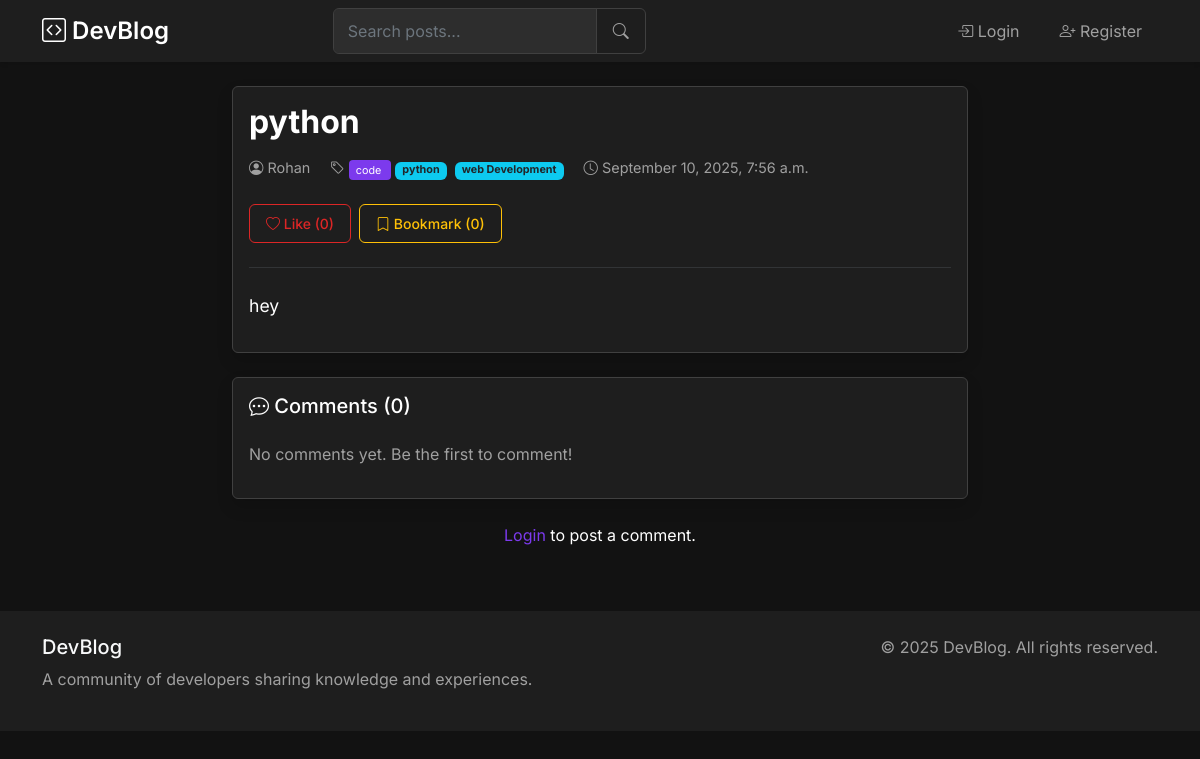
Screenshot of /post/9/ with the database file from the repository.
### blogs/models.py (models this page shows, shortened)
class Post(models.Model):
    title = models.CharField(max_length=200)
    content = models.TextField()
    author = models.ForeignKey(User, on_delete=models.CASCADE)
    category = models.ForeignKey(Category, on_delete=models.SET_NULL, null=True)
    tags = models.ManyToManyField('Tag', blank=True, related_name='posts')
    created_at = models.DateTimeField(auto_now_add=True)
    updated_at = models.DateTimeField(auto_now=True)
    excerpt = models.TextField(blank=True, null=True)  # Short preview text
    featured_image = models.ImageField(
        upload_to="posts/",
        blank=True,
        null=True,
        help_text="Cover image for your post"
    )
    likes = models.ManyToManyField(
        User,
        related_name="liked_posts",
        blank=True
    )
    bookmarks = models.ManyToManyField(
        User,
        related_name="bookmarked_posts",
        blank=True
    )
    def total_likes(self):
        return self.likes.count()
    def total_bookmarks(self):
        return self.bookmarks.count()

class Category(models.Model):
    name = models.CharField(max_length=50)
    slug = models.SlugField(unique=True, blank=True)

class Tag(models.Model):
    name = models.CharField(max_length=30, unique=True)
    slug = models.SlugField(unique=True, blank=True)

### blogs/views.py (the view)
# urls.py: path('post/<int:pk>/', views.post_detail, name='post_detail'),
def post_detail(request, pk):
    post = get_object_or_404(Post, pk=pk)
    comments = post.comments.all()
    if request.method == "POST":
        form = CommentForm(request.POST)
        if form.is_valid():
            comment = form.save(commit=False)
            comment.post = post
            comment.user = request.user
            comment.save()
            return redirect('post_detail', pk=post.pk)
    else:
        form = CommentForm()
    return render(request, 'blogs/post_detail.html', {
        'post': post,
        'comments': comments,
        'form': form
    })

### blogs/forms.py
class CommentForm(forms.ModelForm):
    class Meta:
        model = Comment
        fields = ['content']

### blogs/templates/blogs/post_detail.html (shortened to what this page needs)
{% extends 'blogs/base.html' %}
{% load widget_tweaks %}
{% block content %}
<div class="row justify-content-center">
    <div class="col-md-8">
        <div class="card shadow mb-4 post-detail">
            <div class="card-body">
                <div class="d-flex justify-content-between align-items-start mb-3">
                    <h2 class="card-title h1 mb-0">{{ post.title }}</h2>
                </div>
                <div class="post-meta mb-4">
                    <span class="me-3">
                        <i class="bi bi-person-circle"></i> {{ post.author.username }}
                    </span>
                    <span class="me-3">
                        <i class="bi bi-tag"></i>
                        <a href="{% url 'category_posts' post.category.slug %}" class="badge-category">
                            {{ post.category.name }}
                        </a>
                        {% if post.tags.all %}
                            {% for tag in post.tags.all %}
                                <span class="badge bg-info text-dark ms-1">{{ tag.name }}</span>
                            {% endfor %}
                        {% endif %}
                    </span>
                    <span>
                        <i class="bi bi-clock"></i> {{ post.created_at|date:"F j, Y, P" }}
                    </span>
                </div>
                <div class="d-flex gap-2 mb-3">
                    <form method="POST" action="{% url 'toggle_like' post.pk %}">
                        <button type="submit" class="btn btn-sm {% if user in post.likes.all %}btn-danger{% else %}btn-outline-danger{% endif %}">
                            <i class="bi bi-heart"></i> Like ({{ post.total_likes }})
                        </button>
                    </form>
                    <form method="POST" action="{% url 'toggle_bookmark' post.pk %}">
                        <button type="submit" class="btn btn-sm {% if user in post.bookmarks.all %}btn-warning{% else %}btn-outline-warning{% endif %}">
                            <i class="bi bi-bookmark"></i> Bookmark ({{ post.total_bookmarks }})
                        </button>
                    </form>
                </div>
                <hr class="border-secondary">
                <div class="post-content">
                    {{ post.content|linebreaks }}
                </div>
            </div>
        </div>
        <div class="card shadow mb-4">
            <div class="card-body">
                <h3 class="card-title h5 mb-4">
                    <i class="bi bi-chat-dots"></i> Comments ({{ comments.count }})
                </h3>
                {% if comments %}
                    {% for comment in comments %}
                        <div class="comment mb-3 p-3 border rounded">
                            <div class="d-flex justify-content-between align-items-start">
                                <div class="comment-header">
                                    <strong class="text-light">{{ comment.user.username }}</strong>
                                    <small class="text-muted ms-2">
                                        <i class="bi bi-clock"></i> {{ comment.created_at|date:"F j, Y, P" }}
                                    </small>
                                </div>
                                {% if user == comment.user %}
                                <form action="{% url 'comment_delete' comment.pk %}" method="POST" class="d-inline">
                                    {% csrf_token %}
                                    <button type="submit" class="btn btn-sm btn-outline-danger"
                                            onclick="return confirm('Are you sure you want to delete this comment?')">
                                        <i class="bi bi-trash"></i>
                                    </button>
                                </form>
                                {% endif %}
                            </div>
                            <div class="comment-content mt-2 text-light">
                                {{ comment.content|linebreaks }}
                            </div>
                        </div>
                    {% endfor %}
                {% else %}
                    <p class="text-muted">No comments yet. Be the first to comment!</p>
                {% endif %}
            </div>
        </div>
        {% if user.is_authenticated %}
        <div class="card shadow mb-3">
            <div class="card-body">
                <h5 class="card-title">Add a Comment</h5>
                <form method="POST">
                    {% csrf_token %}
                    {% if form.non_field_errors %}
                        <div class="alert alert-danger">
                            {{ form.non_field_errors }}
                        </div>
                    {% endif %}
                    <div class="mb-3">
                        {{ form.content|add_class:"form-control mb-2" }}
                        {{ form.content.errors }}
                    </div>
                    <button type="submit" class="btn btn-primary w-100">Post Comment</button>
                </form>
            </div>
        </div>
        {% else %}
            <p class="text-center">
                <a href="{% url 'login' %}">Login</a> to post a comment.
            </p>
        {% endif %}
    </div>
</div>
{% endblock %}

### blogs/static/css/style.css (style rules this page uses)
:root { --bg-primary: #121212; --bg-secondary: #1e1e1e; --bg-accent: #2d2d2d; --text-primary: #ffffff; --text-secondary: #a0a0a0; --text-muted: #6c757d; --accent-color: #7c3aed; --accent-hover: #6d28d9; --accent-light: rgba(124, 58, 237, 0.1); --danger: #dc2626; --warning: #d97706; --success: #059669; --border-color: #404040; --input-bg: #2d2d2d; --input-border: #404040; --input-focus-border: #7c3aed; }
body { background-color: var(--bg-primary); color: var(--text-primary); font-family: 'Inter', -apple-system, BlinkMacSystemFont, 'Segoe UI', Roboto, Oxygen, Ubuntu, Cantarell, sans-serif; }
.card { background-color: var(--bg-secondary); border: 1px solid var(--border-color); box-shadow: 0 4px 6px rgba(0, 0, 0, 0.1); transition: all 0.3s ease; }
.card-title { color: var(--text-primary); }
.text-muted { color: var(--text-secondary) !important; }
a { color: var(--accent-color); text-decoration: none; transition: color 0.2s ease; }
.post-detail .card-title { color: var(--text-primary); font-size: 2rem; font-weight: 700; line-height: 1.2; }
.post-detail .post-meta { color: var(--text-secondary); font-size: 0.9rem; }
.post-detail .post-content { color: var(--text-primary); font-size: 1.1rem; line-height: 1.6; }
.post-detail hr { border-color: var(--border-color); margin: 1.5rem 0; }
.btn-outline-danger { color: var(--danger); border-color: var(--danger); background: transparent; }
.btn { font-weight: 500; padding: 0.5rem 1rem; border-radius: 0.375rem; transition: all 0.2s ease; }
.badge-category { background-color: var(--accent-color); color: white; padding: 0.35em 0.65em; font-size: 0.75em; border-radius: 0.25rem; text-decoration: none; transition: background-color 0.2s; }

### rows the page displays
Post: title "python", author.username "Rohan", category.name "code", created_at "September 10, 2025, 7:56 a.m.", total_likes "0", total_bookmarks "0", content "hey", count "0"
Tag: name "python"
Tag: name "web Development"
